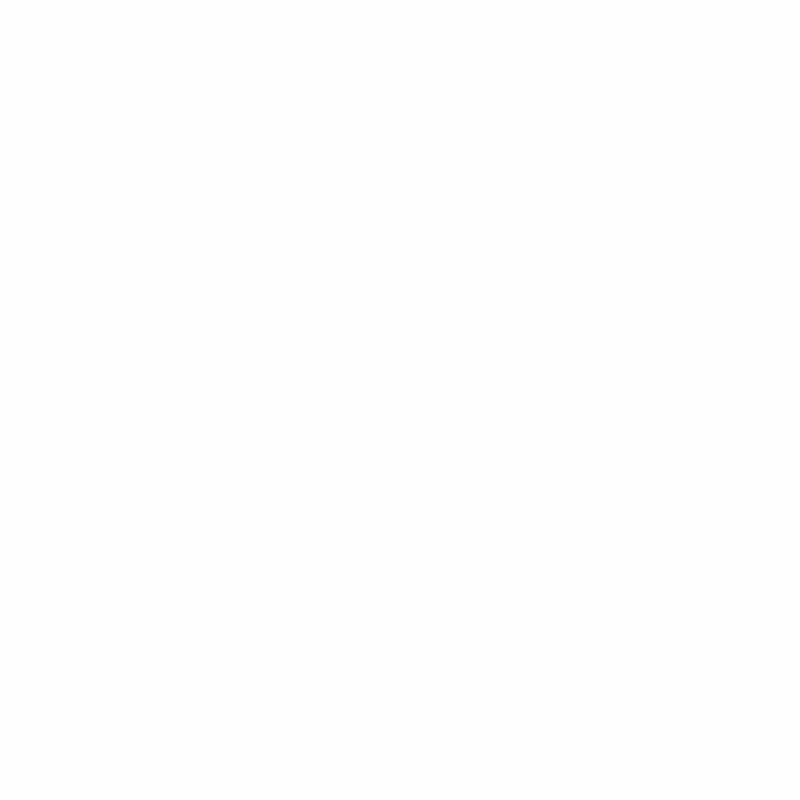
Frame 1 (no input)
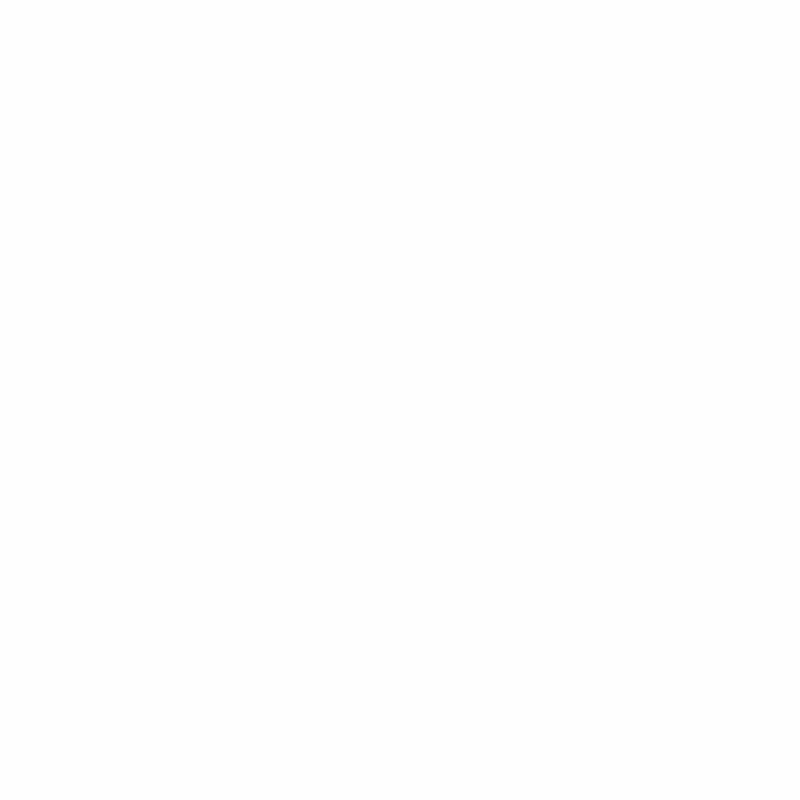
Frame 60 (no input)
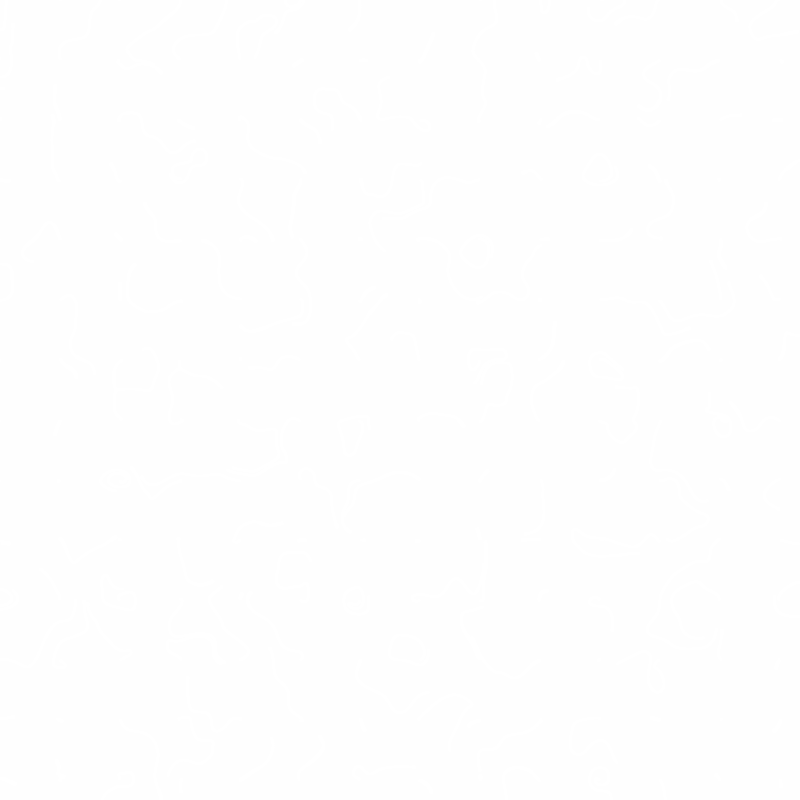
Frame 120 (the mouse pressed at the canvas centre since frame 60)

The p5.js sketch that drew these frames (run headless with seeded random() and noise() and a simulated clock; from frame 60 on, the mouse is pressed at the canvas centre):

// p5.js sketch
// ── sketch.js
var points = [];
var canvasSizeX = 800;
var canvasSizeY = 800;
var nDraws = 1000; // how many times draw is called

var angleSpeed = 0.005
function setup() {
  createCanvas(canvasSizeX, canvasSizeY);
  randomSeed(10); // Random seed 10 is pretty cool
  background(1, 1, 1, 1);

  var density = 60;
  var space = canvasSizeX / density;
  // looping through "points" in space
  for (var x = 0; x < canvasSizeX; x += density) {
    for (var y = 0; y < canvasSizeY; y += density) {
      var p = createVector(x, y);
      points.push(p);
    }
  }
  // avoids looping draw I think
  // noLoop();
}

var n = 0
function draw() {
  // Iterations for drawing
    
  
  // drawing no outline
  noStroke();
  // fill coler
  fill(255);
  // Loop through vectors

  for (var i = 0; i < points.length; i++) {
    // Angle at which each point will move
    var angle = map(noise(points[i].x * angleSpeed , points[i].y * angleSpeed), 0, 1, 0, 720);

    points[i].add(createVector(cos(angle), sin(angle)));
    // create a circle at each point
    ellipse(points[i].x, points[i].y, 2);
  }
  
    n++;
  if (n==nDraws){noLoop()}

}
